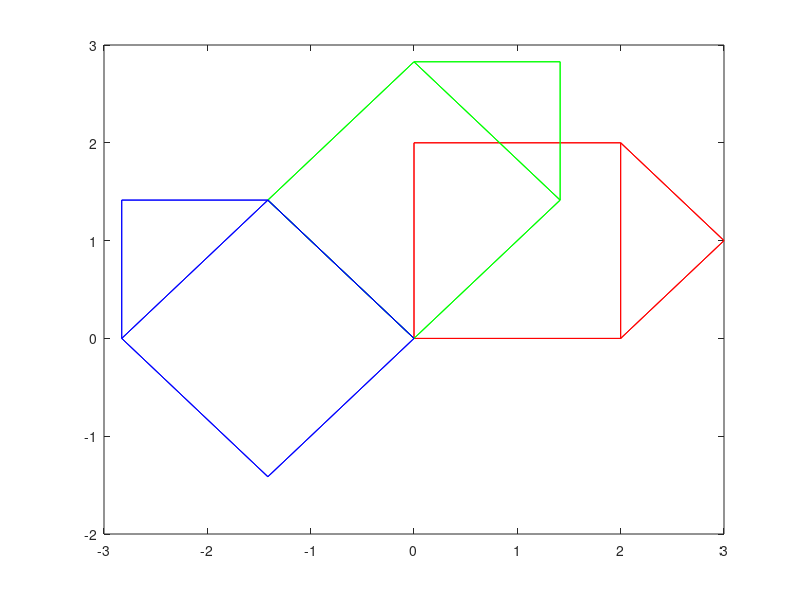

MATLAB code for this plot:
P = [3, 1;2, 0;0, 0;0, 2;2, 2];
C = [1 1 0 0 1;1 1 1 0 1;0 1 1 1 0;0 0 1 1 1;1 1 0 1 1];
gplot(C, P, '-r'); hold on;

T15 = [cos(pi/4), -sin(pi/4); sin(pi/4), cos(pi/4)];
T16 = [cos(pi/2), -sin(pi/2); sin(pi/2), cos(pi/2)];

P15 = (T15*P')';
P16 = (T16*P15')';

gplot(C, P15, '-g'); hold on;
gplot(C, P16, '-b'); hold on;